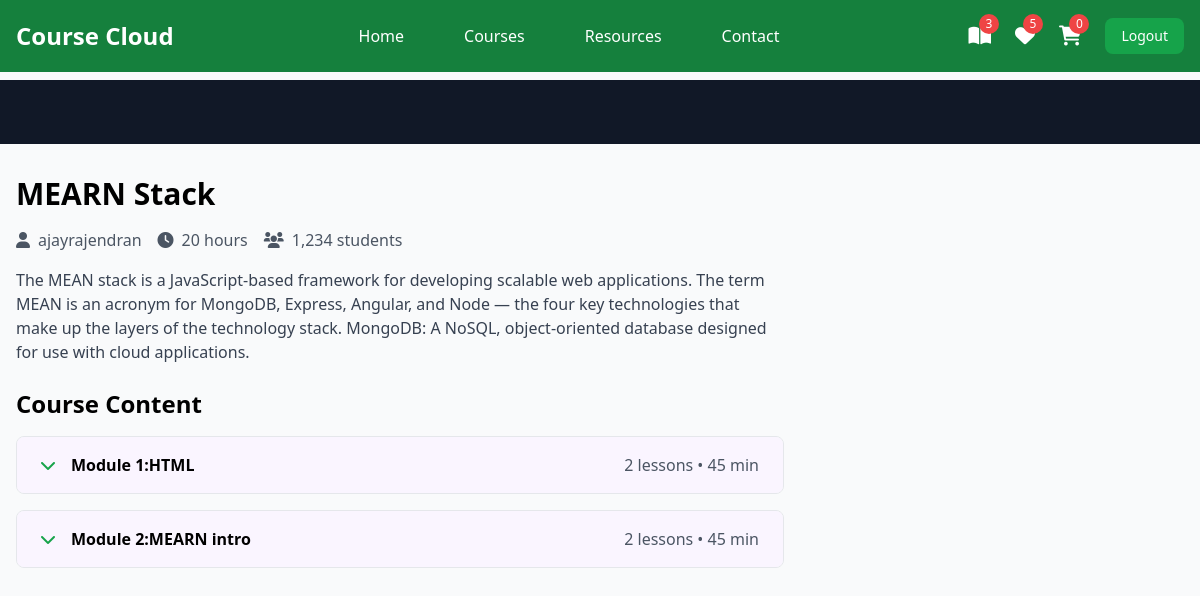
Screenshot of /student/courses/9/watch (signed in) with the database file from the repository.
### instructor/models.py (models this page shows, shortened)
class User(AbstractUser):
    ROLE_CHOICES =(
        ("instructor","Instructor"),
        ("student","Student")
    )
    role=models.CharField(max_length=20,choices=ROLE_CHOICES,default="student")

class Course(models.Model):
    title=models.CharField(max_length=200)
    description=models.TextField()
    price=models.DecimalField(decimal_places=2,max_digits=7)
    owner=models.ForeignKey(User,on_delete=models.SET_NULL,related_name="courses",null=True)
    is_free=models.BooleanField(default=False)
    picture=models.ImageField(upload_to="courseimages",null=True,blank=True,default="courseimages/default.png")
    thumbnail=EmbedVideoField()
    category_objects=models.ManyToManyField(Category)
    created_at=models.DateTimeField(auto_now_add=True)
    updated_at=models.DateTimeField(auto_now=True)

class Module(models.Model):
    title=models.CharField(max_length=200)
    course_object=models.ForeignKey(Course,on_delete=models.CASCADE,related_name="modules")
    order=models.PositiveIntegerField()

### student/views.py (the view)
# urls.py: path("courses/<int:pk>/watch",views.LessonDetailView.as_view(),name="lesson-detail"),
@method_decorator(signin_required,name="dispatch")
class LessonDetailView(View):
    def get(self,request,*args,**kwargs):
        course_id=kwargs.get("pk")
        course_instance=Course.objects.get(id=course_id)
        purachased_course=request.user.purchase.filter(is_paid=True).values_list("course_objects",flat=True)
        if course_instance.id not in purachased_course:
            return redirect ("index")
        module_id=request.GET.get("module") if "module" in request.GET else course_instance.modules.first().id
        module_instance=Module.objects.get(id=module_id,course_object=course_instance)
        lesson_id=request.GET.get("lesson") if "lesson" in request.GET else module_instance.lessons.first().id
        lesson_instance=Lesson.objects.get(id=lesson_id,module_object=module_instance)
        return render(request,"lesson_detail.html",{"course":course_instance,"lesson":lesson_instance})

### student/context_processors.py (called while the page is built)
def course_context(request):
    count=0
    if request.user.is_authenticated:
        orders=request.user.purchase.filter(is_paid=True)
        count=len([c for o in orders for c in o.course_objects.all()])
    return{"count":count}

### student/templates/lesson_detail.html (shortened to what this page needs)
{%extends 'base.html'%}
{% load embed_video_tags %}
{%block main_block%}
        <div class="bg-gray-900 w-full">
            <div class="max-w-screen-xl mx-auto px-4 py-8">
            </div>
        </div>
        <div class="max-w-screen-xl mx-auto px-4 py-8 grid grid-cols-1 lg:grid-cols-3 gap-8">
            <div class="lg:col-span-2">
                <h1 class="text-3xl font-bold mb-4">{{course.title}}</h1>
                <div class="flex items-center mb-4 text-gray-600">
                    <span class="mr-4"><i class="fas fa-user mr-2"></i>{{course.owner}}</span>
                    <span class="mr-4"><i class="fas fa-clock mr-2"></i>20 hours</span>
                    <span><i class="fas fa-users mr-2"></i>1,234 students</span>
                </div>
                <p class="text-gray-700 mb-6">{{course.description}}</p>
                <div class="space-y-4">
                    <h2 class="text-2xl font-bold mb-4">Course Content</h2>
                    {%for module in course.modules.all%}
                    <div class="border rounded-lg overflow-hidden">
                        <button class="w-full px-6 py-4 bg-purple-50 hover:bg-green-100 flex items-center justify-between" onclick="toggleModule('module{{forloop.counter}}')">
                            <div class="flex items-center">
                                <i class="fas fa-chevron-down mr-4 text-green-600"></i>
                                <span class="font-semibold">Module {{forloop.counter}}:{{module.title}}</span>
                            </div>
                            <span class="text-gray-600">{{module.lessons.all.count}} lessons • 45 min</span>
                        </button>
                    </div>
                    {%endfor%}
                </div>
            </div>
        </div>
    </div>
{%endblock%}

### student/templates/base.html (shortened to what this page needs)
<!DOCTYPE html>
<html lang="en">
<head>
    <script src="https://cdn.tailwindcss.com"></script>
    <link href="https://cdnjs.cloudflare.com/ajax/libs/font-awesome/6.0.0/css/all.min.css" rel="stylesheet">
</head>
<body class="bg-gray-50">
    <nav class="bg-green-700 fixed w-full z-20 top-0 left-0">
        <div class="max-w-screen-xl flex flex-wrap items-center justify-between mx-auto p-4">
            <a href="#" class="flex items-center">
                <span class="self-center text-2xl font-semibold text-white">Course Cloud</span>
            </a>
            <div class="items-center justify-between hidden w-full md:flex md:w-auto md:order-1">
                <ul class="flex flex-col p-4 md:p-0 mt-4 font-medium md:flex-row md:space-x-8 md:mt-0">
                    <li><a href="{%url 'index'%}" class="block py-2 pl-3 pr-4 text-white hover:text-purple-200">Home</a></li>
                    <li><a href="{%url 'mycorses'%}" class="block py-2 pl-3 pr-4 text-white hover:text-purple-200">Courses</a></li>
                    <li><a href="#" class="block py-2 pl-3 pr-4 text-white hover:text-purple-200">Resources</a></li>
                    <li><a href="#" class="block py-2 pl-3 pr-4 text-white hover:text-purple-200">Contact</a></li>
                </ul>
            </div>
            <div class="flex items-center space-x-6 md:order-2">
                <div class="relative group">
                    <a href="{%url 'mycorses'%}" class="text-white hover:text-green-200">
                        <i class="fas fa-book-open text-xl"></i>
                        <span class="absolute -top-2 -right-2 bg-red-500 text-white text-xs rounded-full h-5 w-5 flex items-center justify-center">{{count}}</span>
                    </a>
                </div>
                <div class="relative group">
                    <a href="#" class="text-white hover:text-green-200">
                        <i class="fas fa-heart text-xl"></i>
                        <span class="absolute -top-2 -right-2 bg-red-500 text-white text-xs rounded-full h-5 w-5 flex items-center justify-center">5</span>
                    </a>
                </div>
                <div class="relative group">
                    <a href="{%url 'cart-summery'%}" class="text-white hover:text-green-200">
                        <i class="fas fa-shopping-cart text-xl"></i>
                        <span class="absolute -top-2 -right-2 bg-red-500 text-white text-xs rounded-full h-5 w-5 flex items-center justify-center">{{request.user.basket.all.count}}</span>
                    </a>
                </div>
                <a href="{%url 'signout'%}">
                    <button class="text-white bg-green-600 hover:bg-red-800 focus:ring-4 focus:outline-none focus:ring-red-300 font-medium rounded-lg text-sm px-4 py-2 text-center">Logout</button>
                </a>
            </div>
        </div>
    </nav>
  <div class="mt-20">
    {%block main_block%}
    {%endblock%}
</body>
</html>

### rows the page displays
User: user.basket.all.count "0"
Course: title "MEARN Stack", owner "ajayrajendran", description "The MEAN stack is a JavaScript-based framework for developing scalable web applications. The term MEAN is an acronym for MongoDB, Express, Angular, and Node — the four key technologies that make up the layers of the technology stack. MongoDB: A NoSQL, object-oriented database designed for use with cloud applications."
Module: title "HTML", lessons.all.count "2"
Module: title "MEARN intro", lessons.all.count "2"

### other values shown
{{ count }} "3"
